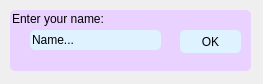
<?xml version="1.0" encoding="UTF-8"?>
<ui version="4.0">
 <class>Dialog</class>
 <widget class="QDialog" name="Dialog">
  <property name="geometry">
   <rect>
    <x>0</x>
    <y>0</y>
    <width>263</width>
    <height>84</height>
   </rect>
  </property>
  <property name="windowTitle">
   <string>Dialog</string>
  </property>
  <widget class="QGroupBox" name="groupBox">
   <property name="geometry">
    <rect>
     <x>10</x>
     <y>10</y>
     <width>241</width>
     <height>61</height>
    </rect>
   </property>
   <property name="styleSheet">
    <string notr="true">background-color:rgb(233, 210, 255);
border-radius: 5px</string>
   </property>
   <property name="title">
    <string>Enter your name:</string>
   </property>
   <widget class="QPushButton" name="pushButton">
    <property name="geometry">
     <rect>
      <x>170</x>
      <y>20</y>
      <width>61</width>
      <height>23</height>
     </rect>
    </property>
    <property name="styleSheet">
     <string notr="true">background-color:rgb(222, 242, 255);
border-radius: 5px</string>
    </property>
    <property name="text">
     <string>OK</string>
    </property>
   </widget>
   <widget class="QLineEdit" name="lineEdit">
    <property name="geometry">
     <rect>
      <x>20</x>
      <y>20</y>
      <width>131</width>
      <height>20</height>
     </rect>
    </property>
    <property name="styleSheet">
     <string notr="true">background-color:rgb(222, 242, 255);
border-radius: 5px</string>
    </property>
    <property name="text">
     <string>Name...</string>
    </property>
   </widget>
  </widget>
 </widget>
 <resources/>
 <connections/>
</ui>
